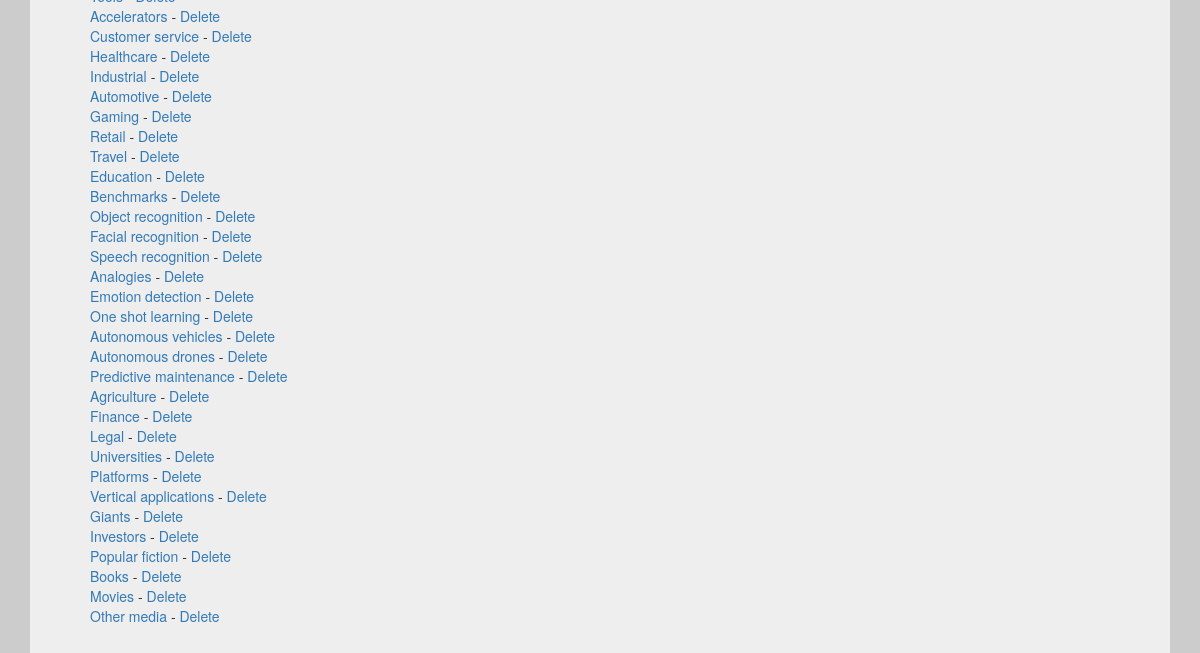
The app's page /graph (lower part), older data.
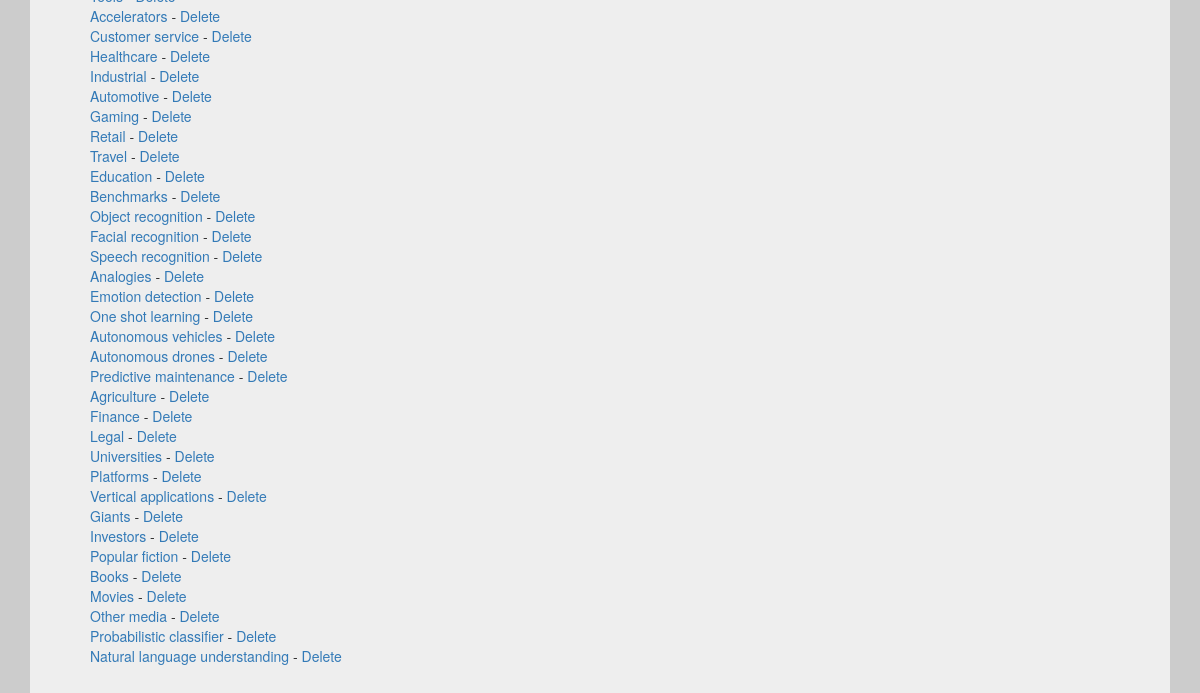
The same page, newer data.
### db.py (models this page shows, shortened)
class semantic_graph_node(db.Model):
	id = db.Column('node_id', db.Integer, primary_key = True)
	title = db.Column(db.String(255))

### modules/admin.py (the view)
@admin.route('/graph')
def graph():
	if "del" in request.args and "title" not in request.values:
		delNode = semantic_graph_node.query.filter_by(id=request.args["del"]).first()
		db.session.delete(delNode)
		db.session.commit()
	return render_template("graph.html", nodes = semantic_graph_node.query.all())

### templates/graph.html (shortened to what this page needs)
{% extends "base.html" %}
{% block content %}
  <div class="container">
    <div class="jumbotron">
		{% if not nodes %}
			No nodes found
		{% else %}
			{% for node in nodes %}
				<a href="node?id={{ node.id }}">{{ node.title }}</a> - <a href="graph?del={{ node.id }}" onclick="return confirm('Are you sure?');">Delete</a><br />
			{% endfor %}
		{% endif %}
	</div>
  </div>
{% endblock %}

Row changes from the older to the newer data that the page shows:
added semantic_graph_node: title "Probabilistic classifier"
added semantic_graph_node: title "Natural language understanding"
